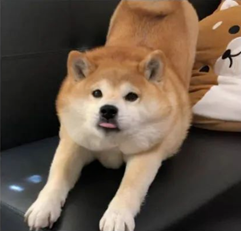
#> input picture test1.png, 241 x 231 px
$ python filter.py
#> lines starting #> are read from the running program, lines starting #| are printed output that depends on the picture
import cv2,skimage
import numpy as np
import matplotlib.pyplot as plt
import matplotlib as mpl
mpl.rcParams['font.sans-serif'] = [u'SimHei']
mpl.rcParams['axes.unicode_minus'] = False
plt.rcParams['savefig.dpi'] = 600  #图片像素
plt.rcParams['figure.dpi'] = 150  #分辨率


# 原图
srcImg = cv2.imread("test1.png")
#> srcImg is the input picture: shape (231, 241, 3); mean B, G, R 73.2, 88.4, 105.4
cv2.imshow("src image", srcImg)

# 灰度图
grayImg = cv2.cvtColor(srcImg, cv2.COLOR_BGR2GRAY)
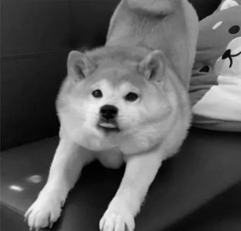
#> grayImg: shape (231, 241); min 0, max 243, mean 91.8

# 给图像增加高斯噪声
noiseImg = skimage.util.random_noise(srcImg, mode='s&p')
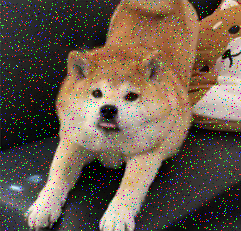
#> noiseImg: shape (231, 241, 3) float64; mean B, G, R 0.297, 0.354, 0.417
cv2.imshow("image with noise", noiseImg)

# ========================================================
# 邻域滤波
# ========================================================
# 方框滤波
boxImg = cv2.boxFilter(noiseImg, ddepth = -1, ksize = (2, 2), normalize = False)
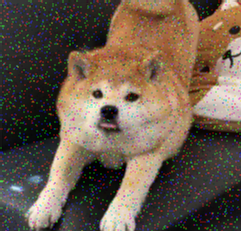
#> boxImg: shape (231, 241, 3) float64; mean B, G, R 1.19, 1.42, 1.67; drawn with min black and max white
cv2.imshow("box Image", boxImg)
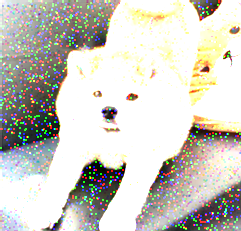
#> window 'box Image': shape (231, 241, 3); mean B, G, R 193.4, 201.4, 203.4

# 均值滤波
blurImg = cv2.blur(noiseImg, (6, 5))
cv2.imshow("blur image", blurImg)

# 高斯滤波
gaussImg = cv2.GaussianBlur(noiseImg, (5, 5), 0)
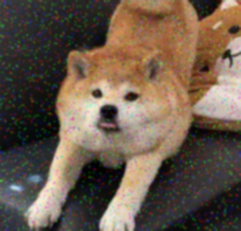
#> gaussImg: shape (231, 241, 3) float64; mean B, G, R 0.297, 0.354, 0.417
cv2.namedWindow("gaussain image")
cv2.imshow("gaussain image", gaussImg)

# 中值滤波
medImg = cv2.medianBlur(np.uint8(noiseImg * 255), 3)
cv2.namedWindow("median image")
cv2.imshow("median image", medImg)

# ========================================================
# 频域滤波
# ========================================================
# 傅里叶变换
dft = cv2.dft(np.float32(grayImg), flags = cv2.DFT_COMPLEX_OUTPUT)
# 将图像中的低频部分移动到图像的中心
dftShift = np.fft.fftshift(dft)
# 计算幅频特性
magnitude = 20 * np.log(cv2.magnitude(dftShift[:, :, 0], dftShift[:, :, 1]))
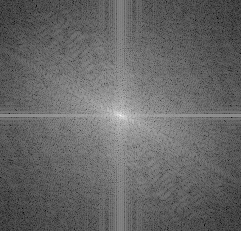
#> magnitude: shape (231, 241) float32; min 6.4, max 308.9, mean 128.3; drawn with min black and max white

# 定义滤波掩码
def mask(img, ftype):
#> called with ftype = 'high'
    crow, ccol = int(img.shape[0] / 2), int(img.shape[1] / 2) # 求得图像的中心点位置
#> crow = 115; ccol = 120
    # 低通
    if ftype == 'low':
        mask = np.zeros((img.shape[0], img.shape[1], 2), np.uint8)
        mask[crow-30:crow+30, ccol-30:ccol+30] = 1
    # 高通
    if ftype == 'high':
        mask = np.ones((img.shape[0], img.shape[1], 2), np.uint8)
        mask[crow-30:crow+30, ccol-30:ccol+30] = 0
    return mask

highImg = dftShift * mask(grayImg, 'high')
highImg = np.fft.ifftshift(highImg)
highImg = cv2.idft(highImg)
highImg = cv2.magnitude(highImg[:, :, 0], highImg[:, :, 1])
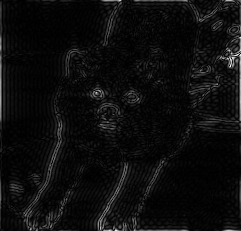
#> highImg: shape (231, 241) float32; min 911, max 5439032, mean 289253.1; drawn with min black and max white

# plt.subplot(121), plt.imshow(grayImg, cmap = 'gray')
# plt.title('原图'), plt.xticks([]), plt.yticks([])
plt.plot(), plt.imshow(magnitude, cmap = 'gray')
plt.title('频谱图'), plt.xticks([]), plt.yticks([])
# plt.subplot(122), plt.imshow(highImg, cmap = 'gray')
# plt.title('高通滤波图'), plt.xticks([]), plt.yticks([])
plt.show()

cv2.waitKey(0)
